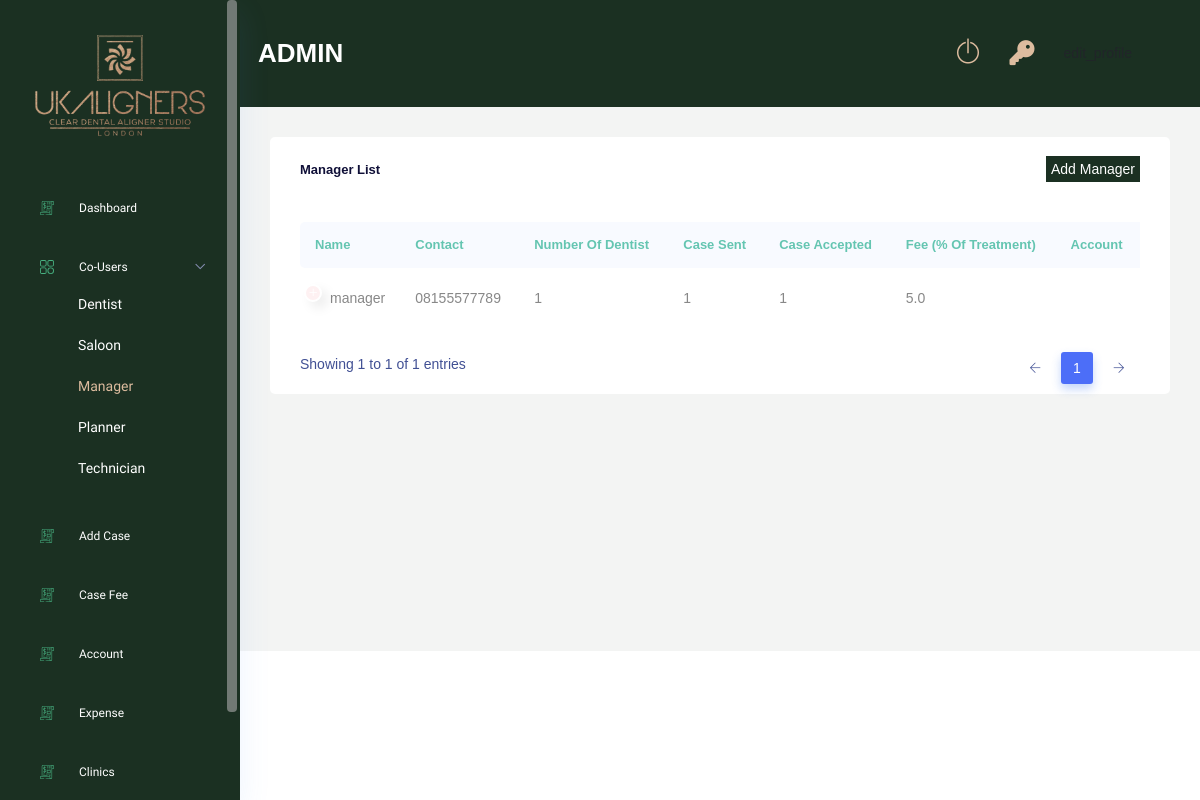
/manager-list/ (signed in), run on the app's committed database.
### Users/models.py (models this page shows, shortened)
class Account(AbstractBaseUser):
    email 					= models.EmailField(verbose_name="email", max_length=60, unique=True)
    username 				= models.CharField(max_length=130)
    date_joined				= models.DateTimeField(verbose_name='date joined', auto_now_add=True)
    last_login				= models.DateTimeField(verbose_name='last login', auto_now=True)
    is_active				= models.BooleanField(default=True)
    is_staff				= models.BooleanField(default=False)
    is_superuser			= models.BooleanField(default=False)
    is_admin				= models.BooleanField(default=False)
    is_manager   			= models.BooleanField(default=False)
    is_planner   			= models.BooleanField(default=False)
    is_technician   		= models.BooleanField(default=False)
    is_dentist      		= models.BooleanField(default=False)
    is_salon           		= models.BooleanField(default=False)
    is_individual     		= models.BooleanField(default=False)
    is_clinic        		= models.BooleanField(default=False)
    hide_email				= models.BooleanField(default=True)
    USERNAME_FIELD = 'email'
    REQUIRED_FIELDS = ['username']
    objects = MyAccountManager()

### ManagerRoll/models.py (models this page shows, shortened)
class Manager(models.Model):
    user                    = models.OneToOneField(Users, on_delete=models.CASCADE)
    number                  = models.CharField(max_length=150,null=True,blank=True)
    fee                     = models.FloatField(null=True,blank=True)
    outstanding             = models.BooleanField(default=False)
    class Meta:
        verbose_name_plural = "Managers"

### DentistRoll/models.py (models this page shows, shortened)
class Dentist(models.Model):
    user                    = models.OneToOneField(Users, on_delete=models.CASCADE)
    surname                 = models.CharField(max_length=150,null=True,blank=True)
    number                  = models.CharField(max_length=150,null=True,blank=True)
    clinic                  = models.ManyToManyField(Clinic)
    manager                 = models.ForeignKey(Manager, on_delete=models.DO_NOTHING, null=True, blank=True)
    discount                = models.IntegerField(null=True, blank=True)
    class Meta:
        verbose_name_plural = "Dentists"

### AdminRoll/views.py (the view)
# urls.py: path('manager-list/',views.manager_list, name='manager_list'),
@login_required(login_url='login')
def manager_list(request):
    if request.user.is_admin:
        manager_obj_list = Manager.objects.filter(user__is_active = True)
        context = {
            'manager_obj_list':manager_obj_list
        }
        return render(request,'adminRoll/manager_list.html',context)
    else:
        return redirect('login')

### AdminRoll/templatetags/manager_case_accepted.py (called while the page is built, shortened)
def manager_case_accepted(id):
    manager_obj = Manager.objects.get(id = id)
    dentist_obj = Dentist.objects.filter(manager = manager_obj)
    Saloon_owner_obj = Saloon_owner.objects.filter(manager = manager_obj)
    total_case = 0
    for dentist in dentist_obj:
        case_obj_accept = Case.objects.filter(dentist = dentist, status = 'accepted')
        case_obj_tc = Case.objects.filter(dentist = dentist, status = 'tc')
        case_obj_treatment = Case.objects.filter(dentist = dentist, status = 'treatment')
        total_case = total_case + len(case_obj_accept)
        total_case = total_case + len(case_obj_tc)
        total_case = total_case + len(case_obj_treatment)
    return total_case

### AdminRoll/templatetags/manager_dentists.py (called while the page is built)
def manager_dentists(id):
    manager_obj = Manager.objects.get(id = id)
    dentist_obj = Dentist.objects.filter(manager = manager_obj)
    Saloon_owner_obj = Saloon_owner.objects.filter(manager = manager_obj)
    total = len(dentist_obj) + len(Saloon_owner_obj)
    print(total)
    return total

### AdminRoll/templatetags/manager_total_cases.py (called while the page is built)
def manager_total_cases(id):
    manager_obj = Manager.objects.get(id = id)
    dentist_obj = Dentist.objects.filter(manager = manager_obj)
    Saloon_owner_obj = Saloon_owner.objects.filter(manager = manager_obj)
    total_case = 0
    for dentist in dentist_obj:
        case_obj = Case.objects.filter(dentist = dentist)
        total_case = total_case + len(case_obj)
    for saloon in Saloon_owner_obj:
        case_obj = Case.objects.filter(saloon_owner = saloon)
        total_case = total_case + len(case_obj)
    print(total_case)
    return total_case

### AdminRoll/templates/adminRoll/manager_list.html (shortened to what this page needs)
{% extends 'base.html' %}
{% load static %}
{% load manager_dentists %}
{% load manager_total_cases %}
{% load manager_case_accepted %}
{% block content %}
<div class="main_content_iner ">
    <div class="container-fluid p-0">
        <div class="row justify-content-center">
            <div class="col-lg-12">
                <div class="white_card card_height_100 mb_30">
                    <div class="white_card_header">
                        <div class="box_header m-0">
                            <div class="main-title">
                                <h3 class="m-0">Manager List</h3>
                            </div>
                            <div class="main-title">
                                <a href="{% url 'AdminRoll:create_user' 'manager' %}" class="add-user-btn">Add Manager</a>
                            </div>
                        </div>
                    </div>
                    <div class="white_card">
                        <div class="QA_section plr_30">
                            <div class="QA_table mb_30">
                                <table class="table lms_table_active ">
                                    <thead>
                                        <tr>
                                            <th scope="col">Name</th>
                                            <th scope="col">Contact</th>
                                            <th scope="col">Number of dentist</th>
                                            <th scope="col">Case sent</th>
                                            <th scope="col">Case accepted</th>
                                            <th scope="col">Fee (% of treatment)</th>
                                            <th scope="col">Account</th>
                                        </tr>
                                    </thead>
                                    <tbody>
                                        {% for obj in manager_obj_list %}
                                        <tr>
                                            <td>{{ obj.user.username }}</td>
                                            <td>{{ obj.number }}</td>
                                            <td>{{obj.id|manager_dentists}}</td>
                                            <td>{{obj.id|manager_total_cases}}</td>
                                            <td>{{obj.id|manager_case_accepted}}</td>
                                            <td>{{ obj.fee }}</td>
                                            <td></td>
                                        </tr>
                                        {% endfor %}
                                    </tbody>
                                </table>
                            </div>
                        </div>
                    </div>
                </div>
            </div>
        </div>
    </div>
</div>
{% endblock %}

### templates/layout/navbar.html (shortened to what this page needs)
{% load static %}
<div class="container-fluid g-0">
    <div class="row">
        <div class="col-lg-12 p-0 ">
            <div class="header_iner d-flex justify-content-between align-items-center"
                 style="background: rgb(27, 48, 34)">
                <div class="serach_field-area d-flex align-items-center">
                    <div>
                        <h3 class="mt-2" style="color: white;text-transform: uppercase;">{{ request.user.username }}</h3>
                    </div>
                </div>
                <div class="header_right d-flex justify-content-between align-items-center">
                    <div class="header_notification_warp d-flex align-items-center">
                        <li>
                            <a class="" style="color: #DDBC9FFF" href="{% url 'logout' %}"> <i
                                    class="ti-power-off" style="font-size:25px"></i></a>
                        </li>
                        <li>
                            <a class="" style="color: #DDBC9FFF" href="{% url 'password_reset' %}"> <i
                                    class="fa fa-key"
                                    aria-hidden="true" style="font-size:25px"></i></a>
                        </li>
                        <li>
                        </li>
                    </div>
                </div>
            </div>
        </div>
    </div>
</div>

### static/css/index.css (style rules this page uses)
.add-user-btn { background-color: rgb(27, 48, 34); color: white; padding: 5px; }

### data on the page
Account: user.username "ADMIN"
Manager: user.username "manager", number "08155577789", id|manager_dentists "1", id|manager_total_cases "1", id|manager_case_accepted "1", fee "5.0"
